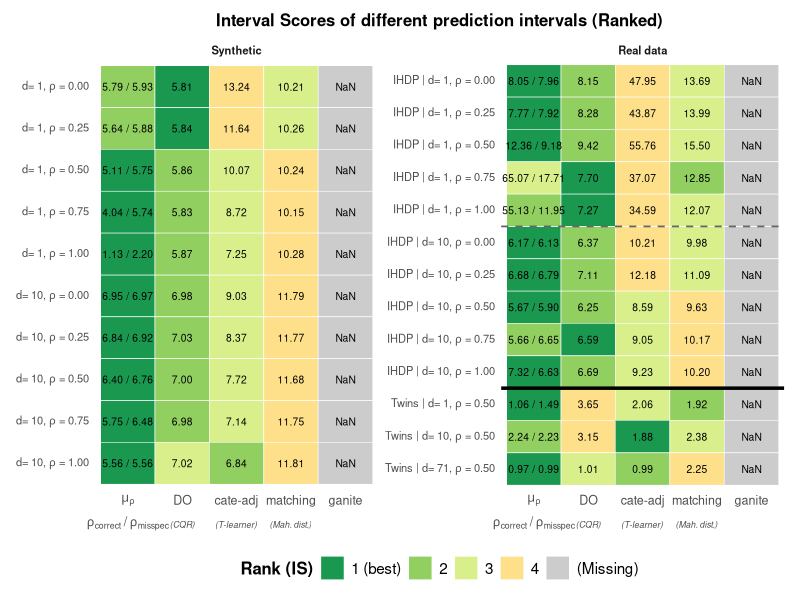
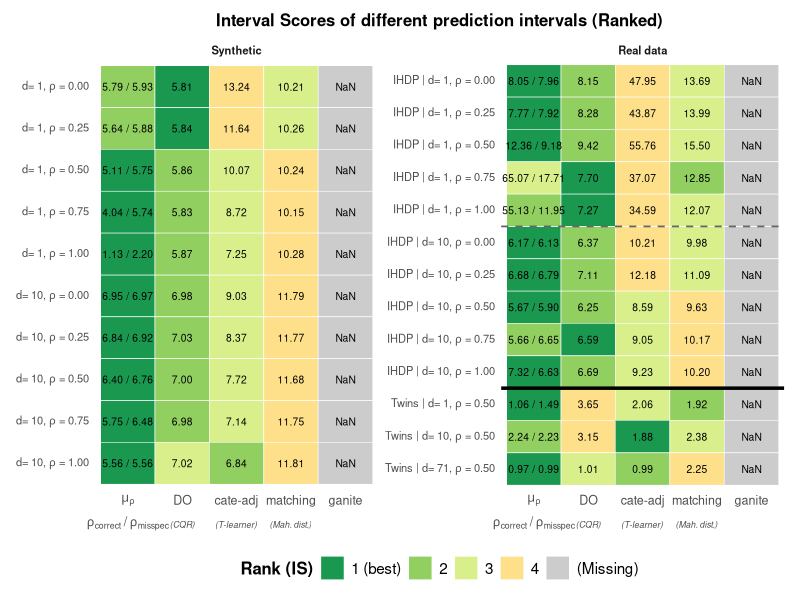

Here is the R script that generated these plots, in order:
# ==== IS rank heatmap (legend right + flattened rows) ====
# Same as MSE_results.R but changed titles and modified the GANITE coloring
mse_final <- read.csv("intervalscore_results.csv", stringsAsFactors = FALSE)

library(dplyr)
library(tidyr)
library(stringr)
library(ggplot2)

# ---------- 1) Wide → long ----------
mse_long <- mse_final %>%
  pivot_longer(cols = -c(DGP, n, d, rho),
               names_to = "method", values_to = "value") %>%
  mutate(method = case_when(
    method %in% c("C_rho_rhoPerturbed", "C_rhoperturbed") ~ "mu_rho-misspecified",
    TRUE ~ method
  ))

# ---------- 2) Parse "mean ± SE" ----------
split <- str_split_fixed(as.character(mse_long$value), "\\s*(±|\\+/-|\\+-)\\s*", 2)
mse_long <- mse_long %>%
  mutate(
    mean_MSE = suppressWarnings(as.numeric(trimws(split[,1]))),
    se_MSE   = suppressWarnings(as.numeric(na_if(trimws(split[,2]), "NA"))),
    n   = as.numeric(n),
    d   = as.numeric(d),
    rho = as.numeric(rho)
  )

# ---------- 3) Merge C_rho & misspecified into one pseudo-method ----------
combo <- mse_long %>%
  filter(method %in% c("C_rho","mu_rho-misspecified")) %>%
  select(DGP, n, d, rho, method, mean_MSE) %>%
  pivot_wider(names_from = method, values_from = mean_MSE) %>%
  mutate(
    method    = "mu_rho (combined)",
    mean_MSE  = `mu_rho-misspecified`,                 # <<< rank by misspecified
    label_str = sprintf("%.2f / %.2f", `C_rho`, `mu_rho-misspecified`)
  ) %>%
  select(DGP, n, d, rho, method, mean_MSE, label_str)

others <- mse_long %>%
  filter(!method %in% c("C_rho","mu_rho-misspecified")) %>%
  mutate(label_str = sprintf("%.2f", mean_MSE)) %>%
  select(DGP, n, d, rho, method, mean_MSE, label_str)

mse <- bind_rows(combo, others)

# ---------- 4) Keep methods/rho of interest; drop Synthetic n=500 ----------
methods_order <- c("mu_rho (combined)","DO","CATE_adj","matching","ganite")  # μρ first
rho_grid <- c(0, 0.25, 0.5, 0.75, 1)

mse <- mse %>%
  filter(method %in% methods_order) %>%
  filter(is.na(rho) | rho %in% rho_grid) %>%
  filter(!(DGP == "Synthetic" & n == 500))

# ---------- 5) Scenario labels (remove n=..., keep d and ρ) ----------
fmt_rho <- function(x) {
  ifelse(is.na(x), "NA", formatC(as.numeric(x), format = "f", digits = 2))
}

mse <- mse %>%
  mutate(scenario = sprintf("%s | d=%s, ρ=%s", DGP, d, fmt_rho(rho)))

# ---------- 6) Rank (1 = best … 5 = worst) ----------
ranked <- mse %>%
  group_by(scenario) %>%
  mutate(
    rank_tmp = base::rank(mean_MSE, ties.method = "min"),
    rank_int = dplyr::dense_rank(rank_tmp),
    rank_int = pmin(rank_int, 5L)
  ) %>%
  ungroup() %>%
  mutate(rank_cat = factor(rank_int, levels = 1:5,
                           labels = c("1 (best)","2","3","4","(Missing)")))

# ---------- 7) Order rows: Synthetic → IHDP → Twins (top→bottom) ----------
scenario_meta <- mse %>%
  distinct(scenario, DGP, d, rho) %>%
  mutate(DGP_key = case_when(
    DGP == "Synthetic" ~ 1L,
    DGP == "IHDP"      ~ 2L,
    DGP == "Twins"     ~ 3L,
    TRUE               ~ 99L
  )) %>%
  arrange(DGP_key, d, rho)

ranked$scenario <- factor(ranked$scenario,
                          levels = rev(scenario_meta$scenario))

# ---------- 8) Convert row labels to plotmath expressions with bold rho ----------
make_label_expr <- function(s) {
  parts <- strsplit(s, "\\|")[[1]]
  dgp <- trimws(parts[1])
  details <- trimws(parts[2])
  d_val <- sub(".*d=([0-9]+).*", "\\1", details)
  rho_val <- sub(".*ρ=(.*)", "\\1", details)
  sprintf('"%s"~"| d="~%s*","~bold(rho)~"="~"%s"', dgp, d_val, rho_val)
}
scenario_levels <- levels(ranked$scenario)
lab_expr <- sapply(scenario_levels, make_label_expr)

# ---------- 9) Separators ----------
scenario_meta_plot <- ranked %>%
  distinct(scenario, DGP, rho) %>%
  mutate(y_index = match(scenario, levels(ranked$scenario)))

# Thick lines between datasets
dgp_sep <- scenario_meta_plot %>%
  group_by(DGP) %>%
  summarise(last_idx = max(y_index), .groups = "drop") %>%
  transmute(yintercept = last_idx + 0.5)

# Thin lines between rho=1 and rho=0 (consider reversed order!)
rho_sep <- scenario_meta_plot %>%
  group_by(DGP) %>%
  arrange(desc(y_index), .by_group = TRUE) %>%
  mutate(next_rho = lead(rho)) %>%
  filter(rho == 1 & next_rho == 0) %>%
  transmute(yintercept = y_index - 0.5)

# ---------- 10) Force column order ----------
ranked$method <- factor(ranked$method, levels = methods_order)

# ---------- 11) Panel assignment: Synthetic (left) vs Real data (right), separators, and plot ----------
library(patchwork)   # for side-by-side & shared legend; install if needed

# Attach panel directly from DGP and set panel order (Synthetic left, Real data right)
ranked <- ranked %>%
  dplyr::mutate(
    panel = dplyr::if_else(DGP == "Synthetic", "Synthetic", "Real data"),
    panel = factor(panel, levels = c("Synthetic", "Real data"))
  )

# Build a meta table with per-panel y indices (respecting the existing factor order of 'scenario')
scenario_meta_plot <- ranked %>%
  dplyr::distinct(scenario, DGP, rho, panel) %>%
  dplyr::mutate(y_index = match(scenario, levels(ranked$scenario))) %>%
  dplyr::arrange(panel, y_index)

# Thick lines between datasets (per panel)
dgp_sep <- scenario_meta_plot %>%
  dplyr::group_by(panel, DGP) %>%
  dplyr::summarise(last_idx = max(y_index), .groups = "drop") %>%
  dplyr::transmute(panel, yintercept = last_idx + 0.5)

# Remove the first horizontal thick line (the top line) within each panel
dgp_sep <- dgp_sep %>%
  dplyr::group_by(panel) %>%
  dplyr::filter(yintercept != max(yintercept)) %>%
  dplyr::ungroup()

# Thin dashed lines between rho=1 and rho=0 (per panel; account for reversed y order)
rho_sep <- scenario_meta_plot %>%
  dplyr::group_by(panel, DGP) %>%
  dplyr::arrange(dplyr::desc(y_index), .by_group = TRUE) %>%
  dplyr::mutate(next_rho = dplyr::lead(rho)) %>%
  dplyr::filter(rho == 1 & next_rho == 0) %>%
  dplyr::transmute(panel, yintercept = y_index - 0.5) %>%
  dplyr::ungroup()

# ---------- Custom y-axis labels: remove "Synthetic" text for Synthetic panel ----------
scenario_levels <- levels(ranked$scenario)
panel_map_df <- ranked %>% dplyr::distinct(scenario, panel)
panel_lookup <- setNames(as.character(panel_map_df$panel), as.character(panel_map_df$scenario))

lab_expr <- vapply(scenario_levels, function(s) {
  parts <- strsplit(s, "\\|")[[1]]
  dgp <- trimws(parts[1])
  details <- trimws(parts[2])
  d_val <- sub(".*d=([0-9]+).*", "\\1", details)
  rho_val <- sub(".*ρ=(.*)", "\\1", details)
  if (identical(panel_lookup[[s]], "Synthetic")) {
    sprintf('"d="~%s*","~bold(rho)~"="~"%s"', d_val, rho_val)
  } else {
    sprintf('"%s"~"| d="~%s*","~bold(rho)~"="~"%s"', dgp, d_val, rho_val)
  }
}, character(1L))

# ---------- 12) Plot ----------
rank_pal <- c("1 (best)"="#1a9850","2"="#91cf60","3"="#d9ef8b","4"="#fee08b","(Missing)"="gray80")

p_split <- ggplot(ranked, aes(x = method, y = scenario, fill = rank_cat)) +
  geom_tile(color = "white", linewidth = 0.2) +
  geom_hline(data = dgp_sep, aes(yintercept = yintercept),
             inherit.aes = FALSE, color = "black", linewidth = 1.2) +
  geom_hline(data = rho_sep, aes(yintercept = yintercept),
             inherit.aes = FALSE, color = "grey40", linewidth = 0.6, linetype = "dashed") +
  geom_text(aes(label = label_str), size = 2.6) +
  scale_x_discrete(labels = function(x) {
    out <- dplyr::case_when(
      x == "mu_rho (combined)" ~ "atop(mu[rho], rho[correct]~'/'~rho[misspec])",
      x == "DO"                ~ "atop('DO', scriptstyle(italic('(CQR)')))",
      x == "CATE_adj"          ~ "atop('cate-adj', scriptstyle(italic('(T-learner)'))) ",
      x == "matching"          ~ "atop('matching', scriptstyle(italic('(Mah. dist.)')))",
      TRUE ~ paste0("'", x, "'")
    )
    parse(text = out)
  }) +
  scale_y_discrete(labels = setNames(parse(text = lab_expr), scenario_levels)) +
  scale_fill_manual(values = rank_pal, name = "Rank (IS)", drop = FALSE, na.value = "gray80") +
  labs(title = "Interval Scores of different prediction intervals (Ranked)", x = NULL, y = NULL) +
  facet_wrap(~ panel, ncol = 2, scales = "free_y") +
  theme_minimal(base_size = 10) +
  theme(
    axis.text.y = element_text(size = 8),
    axis.text.x = element_text(size = 9),
    legend.text = element_text(size = 11),
    legend.title = element_text(size = 12, face = "bold"),
    plot.title = element_text(face = "bold", margin = ggplot2::margin(b = 6), hjust = 0.5),
    strip.text = element_text(face = "bold"),
    strip.background = element_blank(),
    panel.grid  = element_blank(),
    legend.position = "bottom",
    plot.margin = ggplot2::margin(4, 6, 4, 6)
  )

# Combine panels with shared legend
p_split + plot_layout(guides = "collect") & theme(legend.position = "bottom")

# Save plot
ggsave("IS_heat_v2.pdf", width = 8.5, height = 6, dpi = 500)
